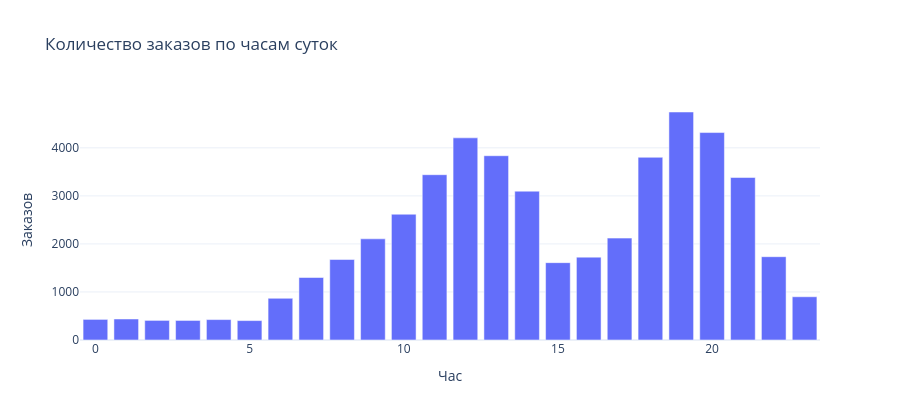
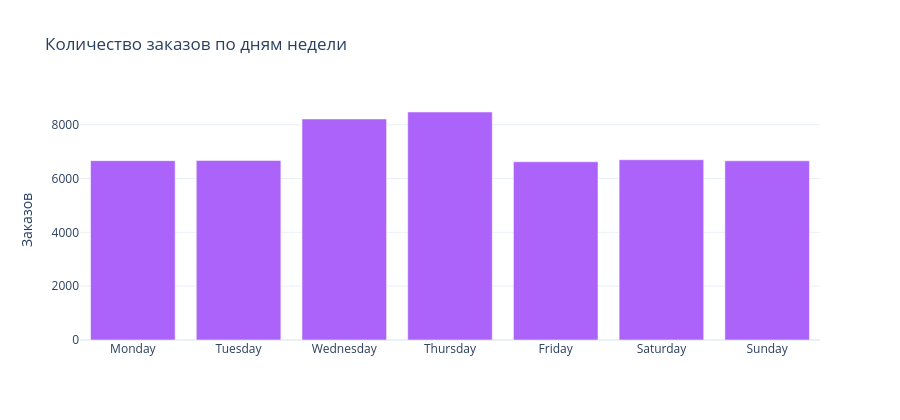

The notebook cell saved with these charts, in order:
### Markdown cell above
### 4.3 Суточная и недельная динамика заказов

### Code cell
hour_counts = df.groupby('order_hour', observed=True).size().reset_index(name='orders')
fig = px.bar(hour_counts, x='order_hour', y='orders', template='plotly_white',
             title='Количество заказов по часам суток',
             labels={'order_hour': 'Час', 'orders': 'Заказов'})
fig.update_traces(marker_color='#636EFA')
fig.update_layout(height=420)
fig.show()

dow_order = ['Monday', 'Tuesday', 'Wednesday', 'Thursday', 'Friday', 'Saturday', 'Sunday']
dow_counts = df.groupby('day_of_week', observed=True).size().reindex(dow_order).reset_index(name='orders')
fig2 = px.bar(dow_counts, x='day_of_week', y='orders', template='plotly_white',
              title='Количество заказов по дням недели', labels={'day_of_week': '', 'orders': 'Заказов'})
fig2.update_traces(marker_color='#AB63FA')
fig2.update_layout(height=420)
fig2.show()

### Figure 1 — Plotly figure (JSON) as saved in the notebook; plotly's stock layout.template omitted (floating-point values rounded to 4 significant figures)
{"data": [{"hovertemplate": "Час=%{x}<br>Заказов=%{y}<extra></extra>", "legendgroup": "", "marker": {"color": "#636EFA", "pattern": {"shape": ""}}, "name": "", "orientation": "v", "showlegend": false, "textposition": "auto", "type": "bar", "x": [0, 1, 2, 3, 4, 5, 6, 7, 8, 9, 10, 11, 12, 13, 14, 15, 16, 17, 18, 19, 20, 21, 22, 23], "xaxis": "x", "y": [429, 437, 408, 407, 425, 404, 868, 1301, 1675, 2106, 2618, 3441, 4208, 3836, 3098, 1610, 1725, 2121, 3803, 4746, 4318, 3382, 1734, 900], "yaxis": "y"}], "layout": {"barmode": "relative", "height": 420, "legend": {"tracegroupgap": 0}, "title": {"text": "Количество заказов по часам суток"}, "xaxis": {"anchor": "y", "domain": [0, 1], "title": {"text": "Час"}}, "yaxis": {"anchor": "x", "domain": [0, 1], "title": {"text": "Заказов"}}}}

### Figure 2 — Plotly figure (JSON) as saved in the notebook; plotly's stock layout.template omitted (floating-point values rounded to 4 significant figures)
{"data": [{"hovertemplate": "=%{x}<br>Заказов=%{y}<extra></extra>", "legendgroup": "", "marker": {"color": "#AB63FA", "pattern": {"shape": ""}}, "name": "", "orientation": "v", "showlegend": false, "textposition": "auto", "type": "bar", "x": ["Monday", "Tuesday", "Wednesday", "Thursday", "Friday", "Saturday", "Sunday"], "xaxis": "x", "y": [6665, 6671, 8212, 8472, 6624, 6698, 6658], "yaxis": "y"}], "layout": {"barmode": "relative", "height": 420, "legend": {"tracegroupgap": 0}, "title": {"text": "Количество заказов по дням недели"}, "xaxis": {"anchor": "y", "domain": [0, 1], "title": {"text": ""}}, "yaxis": {"anchor": "x", "domain": [0, 1], "title": {"text": "Заказов"}}}}
